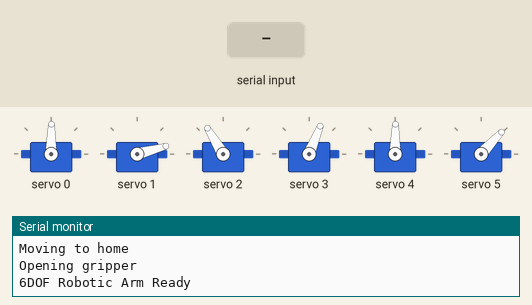
This sketch was run on a simulated Arduino Uno, built with avr-gcc and run on an emulated ATmega328P. Shown: 6 × servo, the last lines printed to the serial monitor. The inputs (shaded band) are chosen by the test bench.

Above: at 2.9 s.
3.0 s: "90,45,200\n" received over Serial
At 5.6 s:
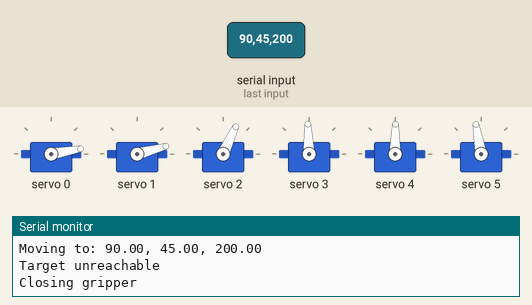
6.0 s: "STOP,1\n" received over Serial
At 7.0 s:
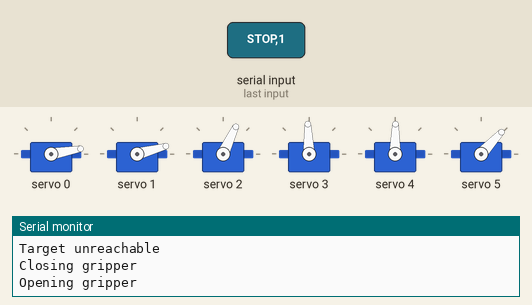
8.7 s: "30,150,10\n" received over Serial
At 10.7 s:
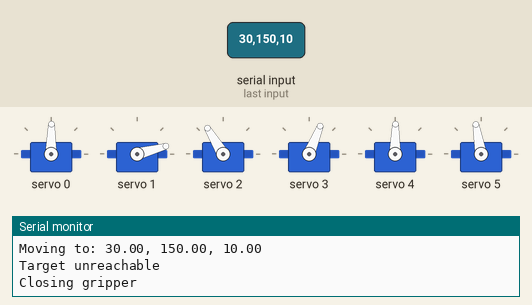
Timing chart, 0 to 14.7 s (numbered marks = the images above; inputs shaded):
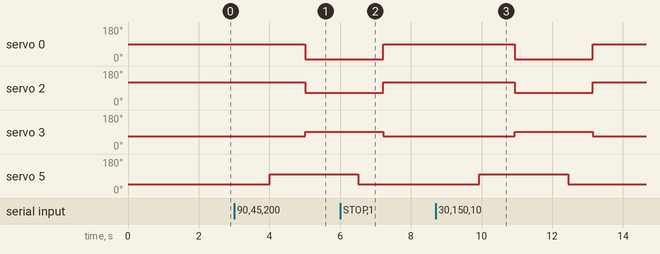

The sketch:

ardiuno.ino
```cpp
#include <Wire.h>
#include <Adafruit_PWMServoDriver.h>
#include <math.h>

Adafruit_PWMServoDriver pwm = Adafruit_PWMServoDriver();

#define SERVO_MIN 100
#define SERVO_MAX 500

// Servo channels
#define BASE        0
#define SHOULDER    1
#define ELBOW       2
#define WRIST1      3       // wrist pitch
#define WRIST_ROT   4       // wrist rotation
#define GRIPPER     5       // gripper

// Safe angle limits
int minAngles[6] = {15, 20, 30, 10, 0, 40};
int maxAngles[6] = {165, 150, 140, 170, 180, 120};

// Arm link lengths (cm)
const float L1 = 10.0;
const float L2 = 15.0;
const float L3 = 15.0;

void moveServo(int channel, int angle) {
  angle = constrain(angle, minAngles[channel], maxAngles[channel]);
  int pulse = map(angle, 0, 180, SERVO_MIN, SERVO_MAX);
  pwm.setPWM(channel, 0, pulse);
}

// Inverse Kinematics
bool inverseKinematics(float x, float y, float z,
                       int &baseAngle, int &shoulderAngle, int &elbowAngle,
                       int &wrist1Angle, int &wristRotAngle) {

  baseAngle = (int)(atan2(y, x) * 180.0 / M_PI);
  baseAngle = constrain(baseAngle, minAngles[BASE], maxAngles[BASE]);

  float r = sqrt(x * x + y * y);
  float wristX = r;
  float wristZ = z - L1;

  float dist = sqrt(wristX * wristX + wristZ * wristZ);
  if (dist > (L2 + L3)) return false;

  float cosElbow = (dist * dist - L2 * L2 - L3 * L3) / (2 * L2 * L3);
  if (cosElbow < -1.0 || cosElbow > 1.0) return false;

  float elbowRad = acos(cosElbow);
  elbowAngle = (int)(elbowRad * 180.0 / M_PI);
  elbowAngle = constrain(elbowAngle, minAngles[ELBOW], maxAngles[ELBOW]);

  float k1 = L2 + L3 * cos(elbowRad);
  float k2 = L3 * sin(elbowRad);
  float shoulderRad = atan2(wristZ, wristX) - atan2(k2, k1);
  shoulderAngle = (int)(shoulderRad * 180.0 / M_PI);
  shoulderAngle = constrain(shoulderAngle, minAngles[SHOULDER], maxAngles[SHOULDER]);

  wrist1Angle = 180 - elbowAngle - shoulderAngle;
  wrist1Angle = constrain(wrist1Angle, minAngles[WRIST1], maxAngles[WRIST1]);

  wristRotAngle = 90;  // fixed or later configurable
  wristRotAngle = constrain(wristRotAngle, minAngles[WRIST_ROT], maxAngles[WRIST_ROT]);

  return true;
}

// Full Arm Movement
void moveToPosition(float x, float y, float z) {
  int baseAngle, shoulderAngle, elbowAngle, wrist1Angle, wristRotAngle;
  bool ok = inverseKinematics(x, y, z,
                               baseAngle, shoulderAngle, elbowAngle,
                               wrist1Angle, wristRotAngle);

  if (!ok) {
    Serial.println("Target unreachable");
    return;
  }

  moveServo(BASE, baseAngle);
  moveServo(SHOULDER, shoulderAngle);
  moveServo(ELBOW, elbowAngle);
  moveServo(WRIST1, wrist1Angle);
  moveServo(WRIST_ROT, wristRotAngle);
  delay(1000);
}

// Gripper controls
void openGripper() {
  Serial.println("Opening gripper");
  moveServo(GRIPPER, 50);
  delay(700);
}

void closeGripper() {
  Serial.println("Closing gripper");
  moveServo(GRIPPER, 100);
  delay(1000);
}

void pickObject() {
  closeGripper();
}

void releaseObject() {
  openGripper();
}

void moveHome() {
  Serial.println("Moving to home");
  moveServo(BASE, 90);
  moveServo(SHOULDER, 20);
  moveServo(ELBOW, 120);
  moveServo(WRIST1, 70);
  moveServo(WRIST_ROT, 90);
  openGripper();  // Start open instead of closed
  delay(1000);
}

void setup() {
  Serial.begin(9600);
  pwm.begin();
  pwm.setPWMFreq(50);
  moveHome();
  Serial.println("6DOF Robotic Arm Ready");
}

void loop() {
  if (Serial.available()) {
    String input = Serial.readStringUntil('\n');
    input.trim();

     if (input == "STOP") {
      Serial.println("Emergency stop received!");
      moveHome();  // Optionally move to safe position
      return;      // Skip further execution
      }

    int firstComma = input.indexOf(',');
    int lastComma = input.lastIndexOf(',');

    if (firstComma == -1 || lastComma == -1 || firstComma == lastComma) {
      Serial.println("Invalid input format");
      return;
    }

    String xs = input.substring(0, firstComma);
    String ys = input.substring(firstComma + 1, lastComma);
    String zs = input.substring(lastComma + 1);

    xs.trim(); ys.trim(); zs.trim();

    float x = xs.toFloat();
    float y = ys.toFloat();
    float z = zs.toFloat();

    if ((x == 0 && xs != "0" && xs != "0.0") ||
        (y == 0 && ys != "0" && ys != "0.0") ||
        (z == 0 && zs != "0" && zs != "0.0")) {
      Serial.println("Invalid numeric values");
      return;
    }

    Serial.print("Moving to: ");
    Serial.print(x); Serial.print(", ");
    Serial.print(y); Serial.print(", ");
    Serial.println(z);

    moveToPosition(x, y, z);
    delay(1000);
    pickObject();

    float binX = 15.0, binY = 0.0, binZ = 30.0;
    moveToPosition(binX, binY, binZ);
    delay(500);
    releaseObject();

    moveHome();
    Serial.println("Done");
  }
}
```

Measured:
- after the input at 3.0 s, servo 0: 89° → 10° after 2.0 s; servo 2: 121° → 65° after 2.0 s; servo 3: 68° → 92° after 2.0 s; servo 5: 47° → 100° after 1.0 s
- after the input at 8.7 s, servo 0: 89° → 10° after 2.2 s, → 89° 2.2 s later; servo 2: 121° → 65° after 2.2 s, → 121° 2.2 s later; servo 3: 68° → 92° after 2.2 s, → 68° 2.2 s later; servo 5: 47° → 100° after 1.2 s, → 47° 2.5 s later
